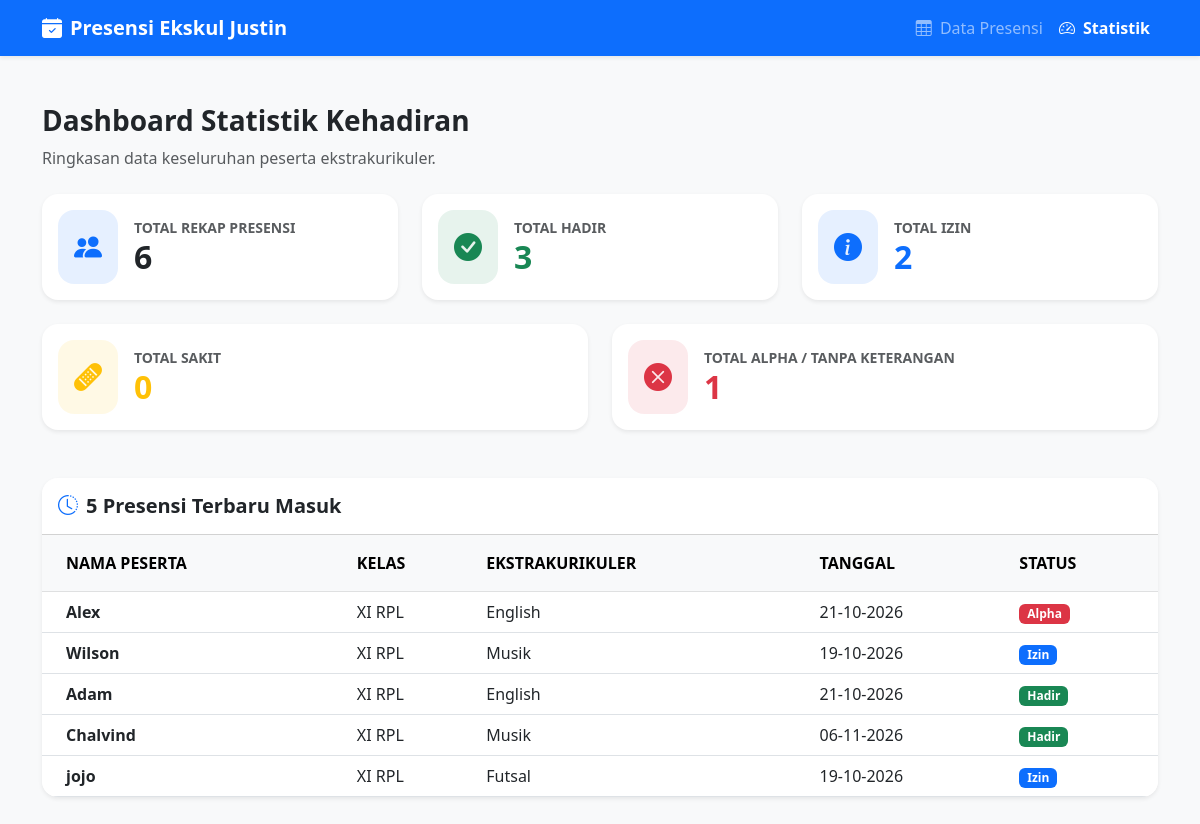
Page /dashboard.php on the committed database.
### tables this page shows
CREATE TABLE `presensi_ekskul` (
  `id_presensi` int(11) NOT NULL,
  `nama_peserta` varchar(50) NOT NULL,
  `kelas` varchar(20) NOT NULL,
  `ekstrakurikuler` varchar(50) NOT NULL,
  `tanggal` date NOT NULL,
  `status` enum('Hadir','Izin','Sakit','Alpha') NOT NULL,
  `keterangan` varchar(100) NOT NULL
);

### dashboard.php (the view, shortened to what this page needs)
<?php
include 'koneksi.php';
$stmtTotal = $pdo->query("SELECT COUNT(*) FROM presensi_ekskul");
$totalData = $stmtTotal->fetchColumn();
$stmtHadir = $pdo->query("SELECT COUNT(*) FROM presensi_ekskul WHERE status = 'Hadir'");
$totalHadir = $stmtHadir->fetchColumn();
$stmtIzin = $pdo->query("SELECT COUNT(*) FROM presensi_ekskul WHERE status = 'Izin'");
$totalIzin = $stmtIzin->fetchColumn();
$stmtSakit = $pdo->query("SELECT COUNT(*) FROM presensi_ekskul WHERE status = 'Sakit'");
$totalSakit = $stmtSakit->fetchColumn();
$stmtAlpha = $pdo->query("SELECT COUNT(*) FROM presensi_ekskul WHERE status = 'Alpha'");
$totalAlpha = $stmtAlpha->fetchColumn();
$stmtTerbaru = $pdo->query("SELECT * FROM presensi_ekskul ORDER BY id_presensi DESC LIMIT 5");
?>
<!DOCTYPE html>
<html lang="id">
<head>
    <link href="https://cdn.jsdelivr.net/npm/bootstrap@5.3.0/dist/css/bootstrap.min.css" rel="stylesheet">
    <link rel="stylesheet" href="https://cdn.jsdelivr.net/npm/bootstrap-icons@1.10.5/font/bootstrap-icons.css">
</head>
<body class="bg-light">
    <nav class="navbar navbar-expand-lg navbar-dark bg-primary shadow-sm">
        <div class="container">
            <a class="navbar-brand fw-bold" href="index.php"><i class="bi bi-calendar-check-fill me-2"></i>Presensi Ekskul Justin</a>
            <div class="navbar-nav ms-auto">
                <a class="nav-link" href="index.php"><i class="bi bi-table me-1"></i> Data Presensi</a>
                <a class="nav-link active fw-bold" href="dashboard.php"><i class="bi bi-speedometer2 me-1"></i> Statistik</a>
            </div>
        </div>
    </nav>
    <div class="container my-5">
        <div class="mb-4">
            <h3 class="fw-bold text-dark">Dashboard Statistik Kehadiran</h3>
            <p class="text-muted mb-0">Ringkasan data keseluruhan peserta ekstrakurikuler.</p>
        </div>
        <div class="row g-4 mb-5">
            <div class="col-md-4">
                <div class="card border-0 shadow-sm rounded-4 bg-white text-dark p-3">
                    <div class="d-flex align-items-center">
                        <div class="flex-shrink-0 bg-primary bg-opacity-10 text-primary p-3 rounded-4 fs-3">
                            <i class="bi bi-people-fill"></i>
                        </div>
                        <div class="ms-3">
                            <span class="text-muted d-block small fw-semibold text-uppercase">Total Rekap Presensi</span>
                            <h2 class="fw-bold mb-0"><?= $totalData ?></h2>
                        </div>
                    </div>
                </div>
            </div>
            <div class="col-md-4">
                <div class="card border-0 shadow-sm rounded-4 bg-white text-dark p-3">
                    <div class="d-flex align-items-center">
                        <div class="flex-shrink-0 bg-success bg-opacity-10 text-success p-3 rounded-4 fs-3">
                            <i class="bi bi-check-circle-fill"></i>
                        </div>
                        <div class="ms-3">
                            <span class="text-muted d-block small fw-semibold text-uppercase">Total Hadir</span>
                            <h2 class="fw-bold mb-0 text-success"><?= $totalHadir ?></h2>
                        </div>
                    </div>
                </div>
            </div>
            <div class="col-md-4">
                <div class="card border-0 shadow-sm rounded-4 bg-white text-dark p-3">
                    <div class="d-flex align-items-center">
                        <div class="flex-shrink-0 bg-primary bg-opacity-10 text-primary p-3 rounded-4 fs-3">
                            <i class="bi bi-info-circle-fill"></i>
                        </div>
                        <div class="ms-3">
                            <span class="text-muted d-block small fw-semibold text-uppercase">Total Izin</span>
                            <h2 class="fw-bold mb-0 text-primary"><?= $totalIzin ?></h2>
                        </div>
                    </div>
                </div>
            </div>
            <div class="col-md-6">
                <div class="card border-0 shadow-sm rounded-4 bg-white text-dark p-3">
                    <div class="d-flex align-items-center">
                        <div class="flex-shrink-0 bg-warning bg-opacity-10 text-warning p-3 rounded-4 fs-3">
                            <i class="bi bi-bandaid-fill"></i>
                        </div>
                        <div class="ms-3">
                            <span class="text-muted d-block small fw-semibold text-uppercase">Total Sakit</span>
                            <h2 class="fw-bold mb-0 text-warning"><?= $totalSakit ?></h2>
                        </div>
                    </div>
                </div>
            </div>
            <div class="col-md-6">
                <div class="card border-0 shadow-sm rounded-4 bg-white text-dark p-3">
                    <div class="d-flex align-items-center">
                        <div class="flex-shrink-0 bg-danger bg-opacity-10 text-danger p-3 rounded-4 fs-3">
                            <i class="bi bi-x-circle-fill"></i>
                        </div>
                        <div class="ms-3">
                            <span class="text-muted d-block small fw-semibold text-uppercase">Total Alpha / Tanpa Keterangan</span>
                            <h2 class="fw-bold mb-0 text-danger"><?= $totalAlpha ?></h2>
                        </div>
                    </div>
                </div>
            </div>
        </div>
        <div class="card shadow-sm border-0 rounded-4 overflow-hidden">
            <div class="card-header bg-white py-3">
                <h5 class="mb-0 fw-bold"><i class="bi bi-clock-history me-2 text-primary"></i>5 Presensi Terbaru Masuk</h5>
            </div>
            <div class="card-body p-0">
                <div class="table-responsive">
                    <table class="table table-hover align-middle mb-0">
                        <thead class="table-light text-uppercase fs-7">
                            <tr>
                                <th class="py-3 ps-4">Nama Peserta</th>
                                <th class="py-3">Kelas</th>
                                <th class="py-3">Ekstrakurikuler</th>
                                <th class="py-3">Tanggal</th>
                                <th class="py-3">Status</th>
                            </tr>
                        </thead>
                        <tbody>
                            <?php
                            while ($row = $stmtTerbaru->fetch(PDO::FETCH_ASSOC)) {
                                $badgeClass = match($row['status']) {
                                    'Hadir' => 'bg-success',
                                    'Izin'  => 'bg-primary',
                                    'Sakit' => 'bg-warning text-dark',
                                    'Alpha' => 'bg-danger',
                                    default => 'bg-secondary'
                                };
                                echo "<tr>
                                    <td class='ps-4'><strong>" . htmlspecialchars($row['nama_peserta']) . "</strong></td>
                                    <td>" . htmlspecialchars($row['kelas']) . "</td>
                                    <td>" . htmlspecialchars($row['ekstrakurikuler']) . "</td>
                                    <td>" . date('d-m-Y', strtotime($row['tanggal'])) . "</td>
                                    <td><span class='badge {$badgeClass} px-2 py-1'>{$row['status']}</span></td>
                                </tr>";
                            }
                            ?>
                        </tbody>
                    </table>
                </div>
            </div>
        </div>
    </div>
</body>
</html>

### rows in the picture
presensi_ekskul: nama_peserta "Alex", kelas "XI RPL", ekstrakurikuler "English", tanggal "21-10-2026", status "Alpha"
presensi_ekskul: nama_peserta "Wilson", kelas "XI RPL", ekstrakurikuler "Musik", tanggal "19-10-2026", status "Izin"
presensi_ekskul: nama_peserta "Adam", kelas "XI RPL", ekstrakurikuler "English", tanggal "21-10-2026", status "Hadir"
presensi_ekskul: nama_peserta "Chalvind", kelas "XI RPL", ekstrakurikuler "Musik", tanggal "06-11-2026", status "Hadir"
presensi_ekskul: nama_peserta "jojo", kelas "XI RPL", ekstrakurikuler "Futsal", tanggal "19-10-2026", status "Izin"

### other values in the picture
$totalData "6"
$totalHadir "3"
$totalIzin "2"
$totalSakit "0"
$totalAlpha "1"
